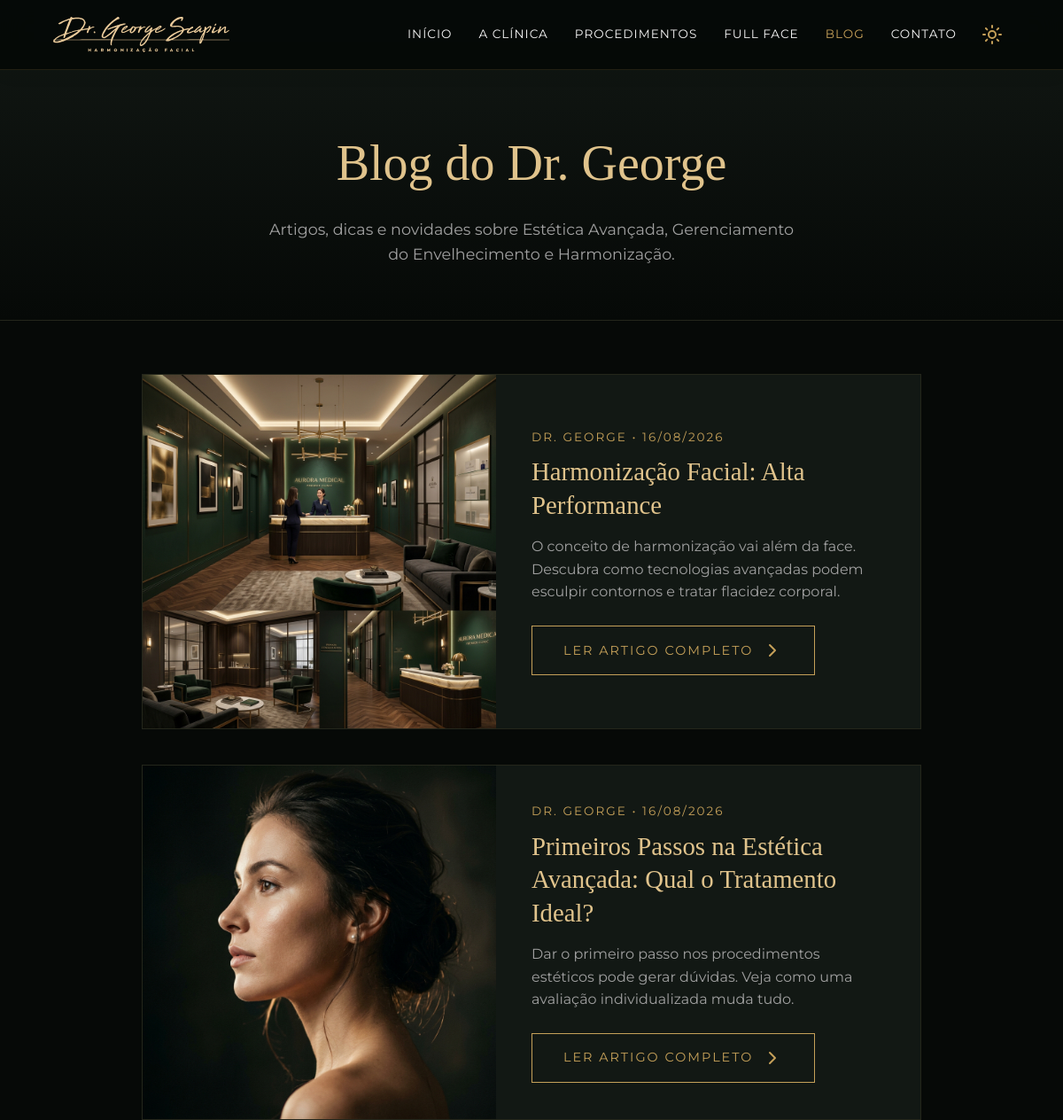
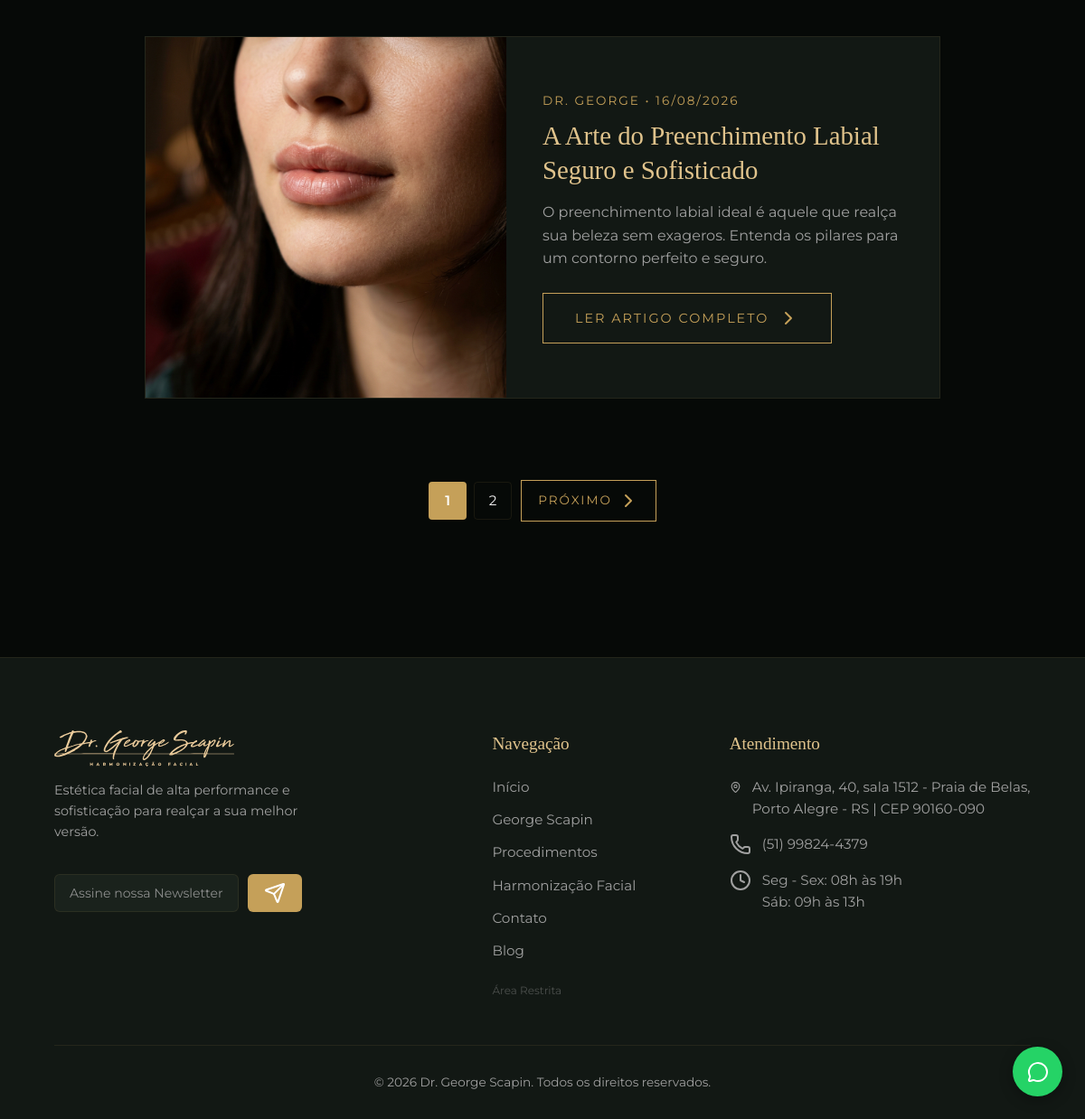
Page /blog on the committed database (2 pictures, top to bottom).
### tables this page shows
CREATE TABLE `menu_items` (
  `id` int NOT NULL AUTO_INCREMENT,
  `label` varchar(100) NOT NULL,
  `url` varchar(255) NOT NULL,
  `target` varchar(20) DEFAULT '_self',
  `sort_order` int DEFAULT '0',
  `is_active` tinyint(1) DEFAULT '1',
  `is_button` tinyint(1) DEFAULT '0',
  `created_at` timestamp NULL DEFAULT CURRENT_TIMESTAMP,
  `updated_at` timestamp NULL DEFAULT CURRENT_TIMESTAMP ON UPDATE CURRENT_TIMESTAMP,
  PRIMARY KEY (`id`)
);

CREATE TABLE `posts` (
  `id` int NOT NULL AUTO_INCREMENT,
  `title` varchar(255) NOT NULL,
  `slug` varchar(255) NOT NULL,
  `author` varchar(100) DEFAULT 'Dr. George',
  `summary` text NOT NULL,
  `content` longtext NOT NULL,
  `image_url` varchar(255) DEFAULT NULL,
  `is_published` tinyint(1) DEFAULT '1',
  `created_at` datetime DEFAULT CURRENT_TIMESTAMP,
  `updated_at` datetime DEFAULT CURRENT_TIMESTAMP ON UPDATE CURRENT_TIMESTAMP,
  PRIMARY KEY (`id`),
  UNIQUE KEY `slug` (`slug`)
);

### app/Presentation/Controllers/SiteController.php (called while the page is built, shortened)
<?php
class SiteController
{
    private PDOPostRepository $postRepo;
    public function __construct()
    {
        $this->postRepo = new PDOPostRepository();
    }
    public function blog(): void
    {
        $currentPage = max(1, (int)($_GET['page'] ?? 1));
        $perPage = 3;
        $pagination = $this->postRepo->getPaginated($currentPage, $perPage, true);
        $posts = $pagination['data'];
        $totalPages = $pagination['last_page'];
        require __DIR__ . '/../Views/site/blog.php';
    }
}

### app/helpers.php (called while the page is built, shortened)
<?php
if (!function_exists('asset')) {
    function asset(string $path): string {
        $path = ltrim($path, '/');
        return '/' . $path;
    }
}
if (!function_exists('url')) {
    function url(string $path = ''): string {
        $path = ltrim($path, '/');
        return '/' . $path;
    }
}

### app/Infrastructure/Database/Connection.php (called while the page is built, shortened)
<?php
class Connection
{
    private static ?PDO $instance = null;
    public static function getInstance(): PDO
    {
        if (self::$instance === null) {
            $config = require __DIR__ . '/../../../config/database.php';
            try {
                $driver = $config['driver'] ?? 'mysql';
                if ($driver === 'sqlite') {
                    $dbPath = $config['database'];
                    self::$instance = new PDO("sqlite:" . $dbPath, null, null, [
                        PDO::ATTR_ERRMODE => PDO::ERRMODE_EXCEPTION,
                        PDO::ATTR_DEFAULT_FETCH_MODE => PDO::FETCH_ASSOC,
                        PDO::ATTR_EMULATE_PREPARES => false
                    ]);
                    self::$instance->exec('PRAGMA foreign_keys = ON;');
                } else {
                    $dsn = "mysql:host={$config['host']};port={$config['port']};dbname={$config['database']};charset={$config['charset']}";
                    self::$instance = new PDO($dsn, $config['username'], $config['password'], [
                        PDO::ATTR_ERRMODE => PDO::ERRMODE_EXCEPTION,
                        PDO::ATTR_DEFAULT_FETCH_MODE => PDO::FETCH_ASSOC,
                        PDO::ATTR_EMULATE_PREPARES => false,
                        PDO::MYSQL_ATTR_INIT_COMMAND => "SET NAMES utf8mb4"
                    ]);
                }
            } catch (PDOException $e) {
                die("Erro na conexão com o banco de dados MySQL: " . $e->getMessage());
            }
        }
        return self::$instance;
    }
}

### app/Infrastructure/Repositories/PDOMenuRepository.php (called while the page is built, shortened)
<?php
class PDOMenuRepository
{
    private PDO $pdo;
    public function __construct()
    {
        $this->pdo = Connection::getInstance();
    }
    public function getAll(bool $onlyActive = false): array
    {
        try {
            $sql = "SELECT * FROM menu_items";
            if ($onlyActive) {
                $sql .= " WHERE is_active = 1";
            }
            $sql .= " ORDER BY sort_order ASC, id ASC";
            $stmt = $this->pdo->query($sql);
            return $stmt ? $stmt->fetchAll() : [];
        } catch (\Throwable $e) {
            return [
                ['id' => 1, 'label' => 'Início', 'url' => '/', 'target' => '_self', 'sort_order' => 1, 'is_active' => 1, 'is_button' => 0],
                ['id' => 2, 'label' => 'A Clínica', 'url' => '/clinica', 'target' => '_self', 'sort_order' => 2, 'is_active' => 1, 'is_button' => 0],
                ['id' => 3, 'label' => 'Procedimentos', 'url' => '/procedimentos', 'target' => '_self', 'sort_order' => 3, 'is_active' => 1, 'is_button' => 0],
                ['id' => 4, 'label' => 'Full Face', 'url' => '/harmonizacao-facial', 'target' => '_self', 'sort_order' => 4, 'is_active' => 1, 'is_button' => 0],
                ['id' => 5, 'label' => 'Blog', 'url' => '/blog', 'target' => '_self', 'sort_order' => 5, 'is_active' => 1, 'is_button' => 0],
                ['id' => 6, 'label' => 'Contato', 'url' => '/contato', 'target' => '_self', 'sort_order' => 6, 'is_active' => 1, 'is_button' => 0]
            ];
        }
    }
}

### app/Infrastructure/Repositories/PDOPostRepository.php (called while the page is built, shortened)
<?php
class PDOPostRepository
{
    private PDO $pdo;
    public function __construct()
    {
        $this->pdo = Connection::getInstance();
    }
    public function getPaginated(int $page = 1, int $perPage = 3, bool $onlyPublished = true): array
    {
        try {
            $page = max(1, $page);
            $offset = ($page - 1) * $perPage;
            $countSql = "SELECT COUNT(*) as total FROM posts";
            if ($onlyPublished) {
                $countSql .= " WHERE is_published = 1";
            }
            $countStmt = $this->pdo->query($countSql);
            $total = (int)($countStmt ? ($countStmt->fetch()['total'] ?? 0) : 0);
            $lastPage = (int)ceil($total / $perPage);
            $sql = "SELECT * FROM posts";
            if ($onlyPublished) {
                $sql .= " WHERE is_published = 1";
            }
            $sql .= " ORDER BY created_at DESC, id DESC LIMIT :limit OFFSET :offset";
            $stmt = $this->pdo->prepare($sql);
            $stmt->bindValue(':limit', $perPage, PDO::PARAM_INT);
            $stmt->bindValue(':offset', $offset, PDO::PARAM_INT);
            $stmt->execute();
            $data = $stmt->fetchAll();
            return [
                'data' => $data,
                'total' => $total,
                'current_page' => $page,
                'per_page' => $perPage,
                'last_page' => max(1, $lastPage)
            ];
        } catch (\Throwable $e) {
            return ['data' => [], 'total' => 0, 'current_page' => 1, 'per_page' => $perPage, 'last_page' => 1];
        }
    }
}

### app/Presentation/Views/site/blog.php (the view, shortened to what this page needs)
<?php require __DIR__ . '/../layouts/site_header.php'; ?>
  <div class="page-header" style="padding: 140px 5% 60px;">
    <h1>Blog do Dr. George</h1>
    <p>Artigos, dicas e novidades sobre Estética Avançada, Gerenciamento do Envelhecimento e Harmonização.</p>
  </div>
  <section style="max-width: 1000px; margin: 0 auto; padding: 60px 5% 100px;">
    <div style="display: flex; flex-direction: column; gap: 40px;">
      <?php if (empty($posts)): ?>
        <p style="text-align: center; color: var(--text-muted); font-size: 1.1rem; padding: 50px;">Nenhum artigo publicado no momento.</p>
      <?php else: ?>
        <?php foreach ($posts as $p): ?>
          <article class="procedure-card" style="display: flex; flex-wrap: wrap; text-align: left; overflow: hidden; padding: 0;">
            <div style="flex: 1 1 320px; min-height: 250px;">
              <img src="<?= asset($p['image_url'] ?: 'assets/images/botox.png') ?>" alt="<?= htmlspecialchars($p['title']) ?>" style="width: 100%; height: 100%; object-fit: cover;">
            </div>
            <div class="procedure-content" style="flex: 1 1 400px; padding: 40px; display: flex; flex-direction: column; justify-content: center;">
              <p style="color: var(--gold-primary); font-size: 0.85rem; text-transform: uppercase; margin-bottom: 10px; letter-spacing: 2px;">
                <?= htmlspecialchars($p['author'] ?? 'Dr. George') ?> &bull; <?= date('d/m/Y', strtotime($p['created_at'])) ?>
              </p>
              <h2 style="font-family: var(--font-serif); font-size: 1.8rem; color: var(--gold-light); margin-bottom: 15px; line-height: 1.3;">
                <a href="<?= url('/blog/' . $p['slug']) ?>" style="color: inherit; text-decoration: none;">
                  <?= htmlspecialchars($p['title']) ?>
                </a>
              </h2>
              <p style="color: var(--text-muted); font-size: 1rem; line-height: 1.6; margin-bottom: 25px;">
                <?= htmlspecialchars($p['summary']) ?>
              </p>
              <div>
                <a href="<?= url('/blog/' . $p['slug']) ?>" class="btn-primary" style="display: inline-flex;">
                  Ler Artigo Completo <i data-lucide="chevron-right" size="16"></i>
                </a>
              </div>
            </div>
          </article>
        <?php endforeach; ?>
        <?php if ($totalPages > 1): ?>
          <nav aria-label="Navegação de páginas do Blog" style="display: flex; justify-content: center; align-items: center; gap: 10px; margin-top: 50px;">
            <div style="display: flex; gap: 8px;">
              <?php for ($i = 1; $i <= $totalPages; $i++): ?>
                <?php if ($i === $currentPage): ?>
                  <span style="display: inline-flex; align-items: center; justify-content: center; width: 42px; height: 42px; background: var(--gold-primary); color: #fff; font-weight: 600; border-radius: 4px; font-size: 0.95rem;">
                    <?= $i ?>
                  </span>
                <?php else: ?>
                  <a href="<?= url('/blog?page=' . $i) ?>" style="display: inline-flex; align-items: center; justify-content: center; width: 42px; height: 42px; border: 1px solid var(--card-border); color: var(--text-main); text-decoration: none; border-radius: 4px; font-size: 0.95rem; transition: all 0.2s;" onmouseover="this.style.borderColor='var(--gold-primary)';this.style.color='var(--gold-primary)'" onmouseout="this.style.borderColor='var(--card-border)';this.style.color='var(--text-main)'">
                    <?= $i ?>
                  </a>
                <?php endif; ?>
              <?php endfor; ?>
            </div>
            <?php if ($currentPage < $totalPages): ?>
              <a href="<?= url('/blog?page=' . ($currentPage + 1)) ?>" class="btn-primary" style="padding: 10px 18px; font-size: 0.85rem; display: flex; align-items: center; gap: 6px;">
                Próximo <i data-lucide="chevron-right" size="16"></i>
              </a>
            <?php endif; ?>
          </nav>
        <?php endif; ?>
      <?php endif; ?>
    </div>
  </section>
<?php require __DIR__ . '/../layouts/site_footer.php'; ?>

### app/Presentation/Views/layouts/site_header.php (shortened to what this page needs)
<!DOCTYPE html>
<html lang="pt-br" data-theme="dark">
<head>
  <link rel="stylesheet" href="<?= asset('assets/css/style.css') ?>">
</head>
<body>
  <header id="header">
    <a href="<?= url('/') ?>" class="logo" aria-label="Dr. George Scapin">
      <div class="logo-svg" style="background-image: url('<?= asset('assets/images/logo.svg') ?>');"></div>
    </a>
    <div class="nav-actions">
      <nav id="navMenu">
        <?php
          $menuRepo = new \App\Infrastructure\Repositories\PDOMenuRepository();
          $menuItems = $menuRepo->getAll(true);
          $reqUri = parse_url($_SERVER['REQUEST_URI'] ?? '/', PHP_URL_PATH);
        ?>
        <?php foreach ($menuItems as $m):
          $isCur = ($reqUri === $m['url']) || ($m['url'] === '/' && ($reqUri === '' || $reqUri === '/'));
          $isBtn = !empty($m['is_button']);
        ?>
          <a href="<?= (strpos($m['url'], 'http') === 0) ? $m['url'] : url($m['url']) ?>"
             target="<?= htmlspecialchars($m['target'] ?? '_self') ?>"
             class="<?= $isCur ? 'active' : '' ?> <?= $isBtn ? 'btn-primary btn-solid' : '' ?>"
             <?= $isBtn ? 'style="padding: 8px 18px; margin-left: 10px;"' : '' ?>>
            <?= htmlspecialchars($m['label']) ?>
          </a>
        <?php endforeach; ?>
      </nav>
      <button class="theme-toggle" id="themeToggle" aria-label="Alternar Tema">
      </button>
    </div>
  </header>

### rows in the picture
menu_items: label "INÍCIO"
menu_items: label "A CLÍNICA"
menu_items: label "PROCEDIMENTOS"
menu_items: label "FULL FACE"
menu_items: label "BLOG"
menu_items: label "CONTATO"
posts: image_url (picture), author "DR. GEORGE", created_at "16/08/2026", title "Harmonização Facial: Alta Performance", summary "O conceito de harmonização vai além da face. Descubra como tecnologias avançadas podem esculpir contornos e tratar flacidez corporal."
posts: image_url (picture), author "DR. GEORGE", created_at "16/08/2026", title "Primeiros Passos na Estética Avançada: Qual o Tratamento Ideal?", summary "Dar o primeiro passo nos procedimentos estéticos pode gerar dúvidas. Veja como uma avaliação individualizada muda tudo."
posts: image_url (picture), author "DR. GEORGE", created_at "16/08/2026", title "A Arte do Preenchimento Labial Seguro e Sofisticado", summary "O preenchimento labial ideal é aquele que realça sua beleza sem exageros. Entenda os pilares para um contorno perfeito e seguro."

### other values in the picture
$settings['contact_address'] "Av. Ipiranga, 40, sala 1512 - Praia de Belas, Porto Alegre - RS | CEP 90160-090"
$settings['contact_phone'] "(51) 99824-4379"
$settings['contact_hours_week'] "Seg - Sex: 08h às 19h"
$settings['contact_hours_sat'] "Sáb: 09h às 13h"
